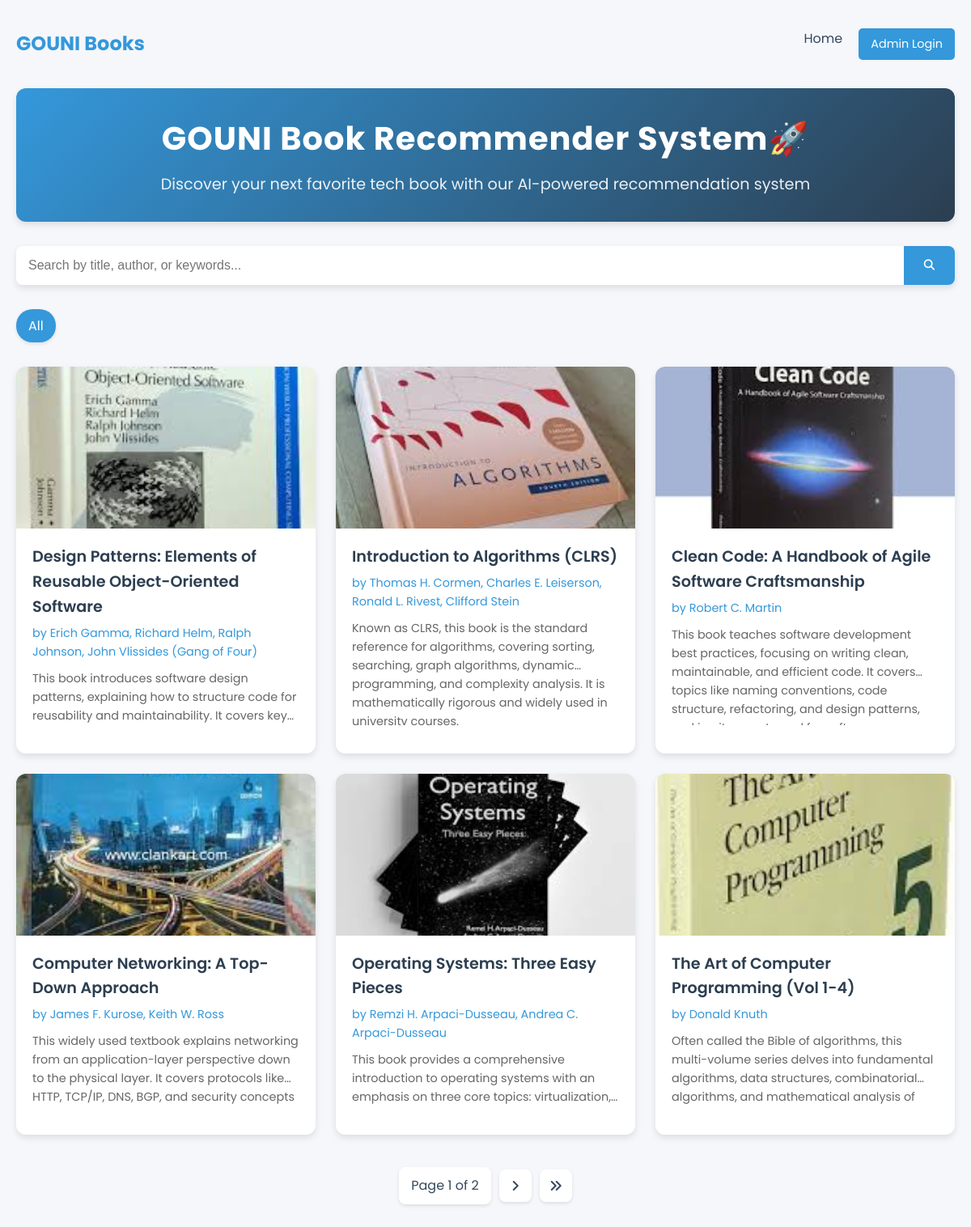
The page / on the database its author committed.
### book_app/models.py (models this page shows, shortened)
class Book(models.Model):
    title = models.CharField(max_length=200)
    author = models.CharField(max_length=200)
    description = models.TextField()
    cover_image = models.ImageField(upload_to='book_covers/', null=True, blank=True)
    created_at = models.DateTimeField(auto_now_add=True)
    category = models.CharField(max_length=100, null=True, blank=True)

### book_app/views.py (the view)
# urls.py: path('', views.book_list, name='book_list'),
def book_list(request):
    search_query = request.GET.get('search', '')
    category = request.GET.get('category', '')
    queryset = Book.objects.all().order_by('-created_at')
    if search_query:
        queryset = queryset.filter(
            Q(title__icontains=search_query) |
            Q(author__icontains=search_query) |
            Q(description__icontains=search_query)
        )
    if category:
        queryset = queryset.filter(category=category)
    categories = Book.objects.values_list('category', flat=True).distinct()
    categories = [cat for cat in categories if cat]  # Filter out None/empty values
    paginator = Paginator(queryset, 6)
    page = request.GET.get('page', 1)
    try:
        books = paginator.page(page)
    except:
        books = paginator.page(1)
    context = {
        'books': books,
        'categories': categories,
    }
    return render(request, 'index_old.html', context)

### book_app/templates/index_old.html (shortened to what this page needs)
<!DOCTYPE html>
<html lang="en">
<head>
    {% load static %}
    <link rel="stylesheet" href="https://cdnjs.cloudflare.com/ajax/libs/font-awesome/6.4.0/css/all.min.css">
</head>
<body>
    <div class="container">
        <div class="nav-bar">
            <a href="/" class="logo">GOUNI Books</a>
            <div class="nav-links">
                <a href="/" class="nav-link">Home</a>
                <a href="/admin/login" class="btn">Admin Login</a>
            </div>
        </div>
        <div class="header">
            <h1>GOUNI Book Recommender System🚀</h1>
            <p>Discover your next favorite tech book with our AI-powered recommendation system</p>
        </div>
        <form method="GET" action="{% url 'book_list' %}" class="search-bar">
            <input type="text" name="search" placeholder="Search by title, author, or keywords..." class="search-input" value="{{ request.GET.search }}">
            <button type="submit" class="search-button">
                <i class="fas fa-search"></i>
            </button>
        </form>
        <div class="category-filter">
            <div class="category-tag {% if not request.GET.category %}active{% endif %}" onclick="window.location='{% url 'book_list' %}'">All</div>
        </div>
        <div class="books-grid">
            {% for book in books %}
            <div class="book-card" onclick="getRecommendations({{ book.id }})">
                <img src="{% if book.cover_image %}{{ book.cover_image.url }}{% else %}{% static 'books/placeholder.jpg' %}{% endif %}"
                     alt="{{ book.title }}"
                     class="book-image">
                <div class="book-info">
                    <div class="book-title">{{ book.title }}</div>
                    <div class="book-author">by {{ book.author }}</div>
                    <div class="book-description">{{ book.description }}</div>
                </div>
            </div>
            {% empty %}
            <div class="loading" style="grid-column: span 3;">
                <i class="fas fa-book"></i>
                <p>No books found. Try a different search term or category.</p>
            </div>
            {% endfor %}
        </div>
        {% if books.paginator.num_pages > 1 %}
        <div class="pagination">
            <span class="pagination-info">
                Page {{ books.number }} of {{ books.paginator.num_pages }}
            </span>
            {% if books.has_next %}
            <a href="?page={{ books.next_page_number }}{% if request.GET.search %}&search={{ request.GET.search }}{% endif %}{% if request.GET.category %}&category={{ request.GET.category }}{% endif %}" class="pagination-button">
                <i class="fas fa-angle-right"></i>
            </a>
            <a href="?page={{ books.paginator.num_pages }}{% if request.GET.search %}&search={{ request.GET.search }}{% endif %}{% if request.GET.category %}&category={{ request.GET.category }}{% endif %}" class="pagination-button">
                <i class="fas fa-angle-double-right"></i>
            </a>
            {% endif %}
        </div>
        {% endif %}
    </div>
</body>
</html>

### book_app/templates/index_old.html (style rules this page uses)
:root { --primary: #3498db; --secondary: #2c3e50; --accent: #e74c3c; --light: #ecf0f1; --dark: #34495e; --shadow: 0 4px 8px rgba(0, 0, 0, 0.1); --transition: all 0.3s ease; }
* { margin: 0; padding: 0; box-sizing: border-box; }
body { font-family: 'Poppins', sans-serif; background-color: #f5f7fa; color: var(--dark); line-height: 1.6; }
.container { max-width: 1200px; margin: 0 auto; padding: 20px; }
.header { text-align: center; padding: 30px 0; background: linear-gradient(135deg, var(--primary), var(--secondary)); color: white; border-radius: 12px; margin-bottom: 30px; box-shadow: var(--shadow); }
.header h1 { font-size: 2.5rem; margin-bottom: 10px; letter-spacing: 1px; }
.header p { font-size: 1.2rem; opacity: 0.9; }
.search-bar { display: flex; margin-bottom: 30px; box-shadow: var(--shadow); border-radius: 8px; overflow: hidden; }
.search-input { flex-grow: 1; padding: 15px; border: none; font-size: 1rem; outline: none; }
.search-button { background-color: var(--primary); color: white; border: none; padding: 0 25px; cursor: pointer; transition: var(--transition); }
.books-grid { display: grid; grid-template-columns: repeat(auto-fill, minmax(300px, 1fr)); gap: 25px; }
.book-card { background: white; border-radius: 12px; overflow: hidden; box-shadow: var(--shadow); transition: var(--transition); cursor: pointer; height: 100%; display: flex; flex-direction: column; }
.book-image { width: 100%; height: 200px; object-fit: cover; }
.book-info { padding: 20px; flex-grow: 1; display: flex; flex-direction: column; }
.book-title { font-size: 1.2rem; font-weight: 600; color: var(--secondary); margin-bottom: 5px; }
.book-author { font-size: 0.9rem; color: var(--primary); margin-bottom: 10px; }
.book-description { font-size: 0.9rem; color: #666; margin-bottom: 15px; flex-grow: 1; display: -webkit-box; -webkit-line-clamp: 3; -webkit-box-orient: vertical; overflow: hidden; }
.pagination { display: flex; justify-content: center; align-items: center; margin: 40px 0; gap: 10px; }
.pagination-button { width: 40px; height: 40px; display: flex; justify-content: center; align-items: center; background: white; border-radius: 8px; box-shadow: 0 2px 4px rgba(0, 0, 0, 0.1); text-decoration: none; color: var(--dark); transition: var(--transition); }
.pagination-info { padding: 10px 15px; background: white; border-radius: 8px; box-shadow: 0 2px 4px rgba(0, 0, 0, 0.1); }
.category-filter { margin-bottom: 30px; display: flex; flex-wrap: wrap; gap: 10px; }
.category-tag { padding: 8px 15px; background: white; border-radius: 20px; box-shadow: 0 2px 4px rgba(0, 0, 0, 0.1); cursor: pointer; transition: var(--transition); }
.category-tag:hover, .category-tag.active { background: var(--primary); color: white; }
.nav-bar { display: flex; justify-content: space-between; align-items: center; padding: 15px 0; margin-bottom: 20px; }
.logo { font-size: 1.5rem; font-weight: 700; color: var(--primary); text-decoration: none; }
.nav-links { display: flex; gap: 20px; }
.nav-link { text-decoration: none; color: var(--dark); transition: var(--transition); }
.btn { padding: 8px 15px; background: var(--primary); color: white; border-radius: 5px; border: none; cursor: pointer; transition: var(--transition); text-decoration: none; font-size: 0.9rem; }

### rows shown on the page
Book: cover_image (picture), title "Design Patterns: Elements of Reusable Object-Oriented Software", author "Erich Gamma, Richard Helm, Ralph Johnson, John Vlissides (Gang of Four)", description "This book introduces software design patterns, explaining how to structure code for reusability and maintainability. It covers…"
Book: cover_image (picture), title "Introduction to Algorithms (CLRS)", author "Thomas H. Cormen, Charles E. Leiserson, Ronald L. Rivest, Clifford Stein", description "Known as CLRS, this book is the standard reference for algorithms, covering sorting, searching, graph algorithms, dynamic programming, and complexity analysis. It is mathematically rigorous and widely used…"
Book: cover_image (picture), title "Clean Code: A Handbook of Agile Software Craftsmanship", author "Robert C. Martin", description "This book teaches software development best practices, focusing on writing clean, maintainable, and efficient code. It covers topics like naming conventions, code structure, refactoring, and design…"
Book: cover_image (picture), title "Computer Networking: A Top-Down Approach", author "James F. Kurose, Keith W. Ross", description "This widely used textbook explains networking from an application-layer perspective down to the physical layer. It covers protocols like HTTP, TCP/IP, DNS, BGP, and security…"
Book: cover_image (picture), title "Operating Systems: Three Easy Pieces", author "Remzi H. Arpaci-Dusseau, Andrea C. Arpaci-Dusseau", description "This book provides a comprehensive introduction to operating systems with an emphasis on three core topics:…"
Book: cover_image (picture), title "The Art of Computer Programming (Vol 1-4)", author "Donald Knuth", description "Often called the Bible of algorithms, this multi-volume series delves into fundamental algorithms, data structures, combinatorial algorithms, and mathematical analysis…"

### other values the page prints
{{ books.number }} "1"
{{ books.paginator.num_pages }} "2"
